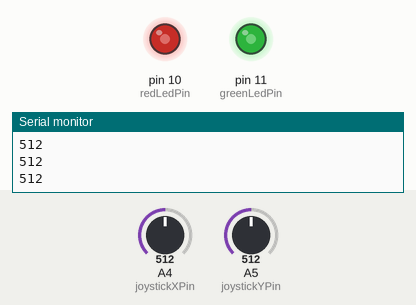
Simulated run of this sketch. Board: Arduino Uno, built with avr-gcc and run on an emulated ATmega328P. On the bench: output pins drawn as LEDs (lit = HIGH), the last lines printed to the serial monitor. The test bench sets the inputs (shaded band); at power-on: A5 (joystickYPin) = 512, A4 (joystickXPin) = 512.

Above: at 1.2 s.
1.3 s: A5 (joystickYPin) set to 716
At 2.0 s:
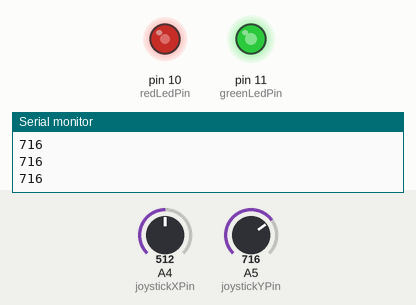
2.8 s: A4 (joystickXPin) set to 716
At 3.1 s:
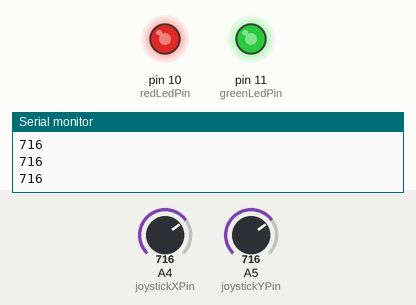
4.3 s: A5 (joystickYPin) set to 900
At 5.5 s:
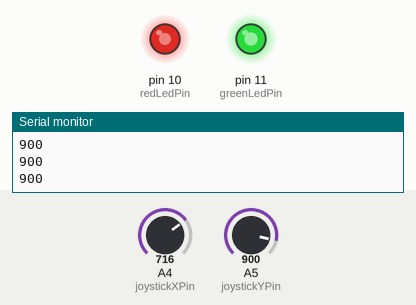
5.8 s: A4 (joystickXPin) set to 900
At 6.6 s:
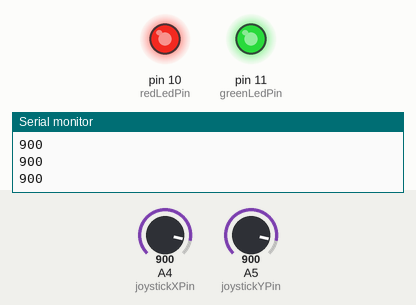
7.3 s: A5 (joystickYPin) set to 511
At 7.9 s:
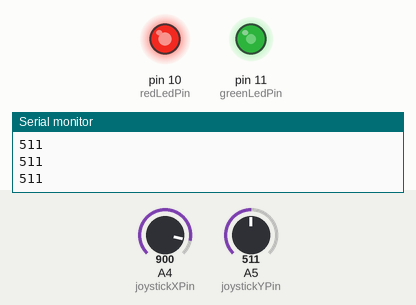
8.8 s: A4 (joystickXPin) set to 122
At 10.1 s:
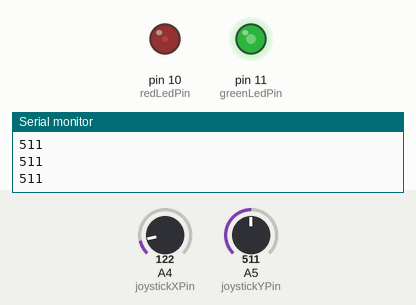
Timing chart, 0 to 11.3 s (numbered marks = the images above; inputs shaded):
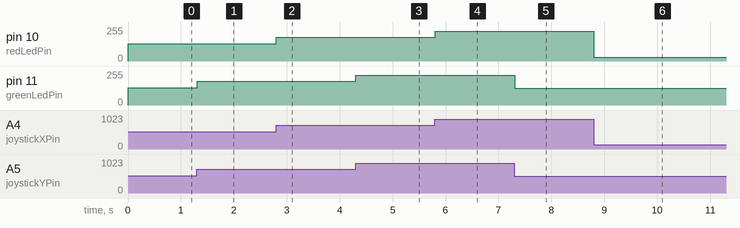

The sketch:

joystickXYLed.ino
```cpp
// Joystick
int joystickYPin = A5;
int joystickYValue = 0;
int joystickXPin = A4; // <<<
int joystickXValue = 0; // <<<

// Led
int greenLedPin = 11;
int redLedPin = 10; // <<<

void setup()
{
  // Déclare la broche de sortie en Y du joystick comme une entrée
  pinMode(joystickYPin, INPUT);
  // Déclare les broches des leds comme des sorties
  pinMode(greenLedPin, OUTPUT);
  pinMode(redLedPin, OUTPUT); // <<<

  // Prépare le port USB pour envoyer du texte à l'ordinateur, 9600 bauds
  Serial.begin(9600);
}

void loop()
{
  // Lis la valeur (0 à 1023) du joystick en Y
  joystickYValue = analogRead(joystickYPin);
  // Écris la valeur lue dans la console de l'ordinateur
  Serial.println(joystickYValue);
  // Note: la valeur lue par analogRead() va de 0 à 1023.
  // La valeur acceptée par analogWrite va de 0 à 255.
  // On doit donc diviser la valeur lue par 4 pour donner à analogWrite
  // une valeur dans la fenêtre acceptable.
  analogWrite(greenLedPin, joystickYValue/4);

  joystickXValue = analogRead(joystickXPin); // <<<
  analogWrite(redLedPin, joystickXValue/4); // <<<
}
```

Measured:
- after the input at 1.3 s, pin 11 (greenLedPin): 128/255 → 179/255 at once
- after the input at 2.8 s, pin 10 (redLedPin): 128/255 → 179/255 at once
- after the input at 4.3 s, pin 11 (greenLedPin): 179/255 → 225/255 at once
- after the input at 5.8 s, pin 10 (redLedPin): 179/255 → 225/255 at once
- after the input at 7.3 s, pin 11 (greenLedPin): 225/255 → 127/255 at once
- after the input at 8.8 s, pin 10 (redLedPin): 225/255 → 30/255 at once
